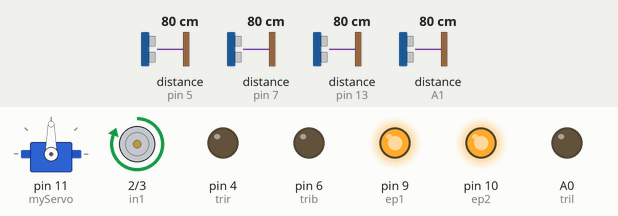
A sketch run on a simulated Arduino Uno, built with avr-gcc and run on an emulated ATmega328P. On the bench: servo, motor-driver pin pairs drawn as motors (green arrow = first pin HIGH = forward, orange = second pin HIGH = backward, longer = more drive), output pins drawn as LEDs (lit = HIGH). Wiring (inferred from the names in the program): ultrasonic range finder: trigger pin 12; echo pin 13. Inputs (shaded band) come from the test bench; at power-on: distance to the obstacle (sensors on pin 13, pin 5, pin 7, A1) 80 cm. The echo pulse lasts 58.3 µs per cm; pins used as bus, display or sensor lines are not drawn.

Above: at 1.7 s.
1.8 s: distance to the obstacle (sensor on pin 13) set to 23 cm
3.3 s: distance to the obstacle (sensor on pin 13) set to 19 cm
At 4.9 s:
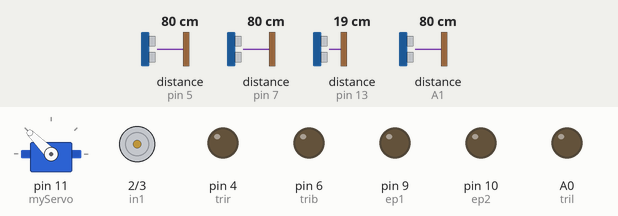
8.1 s: distance to the obstacle (sensor on pin 13) set to 35 cm
At 10.14 s:
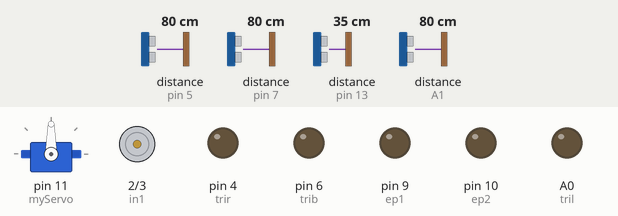
11.1 s: distance to the obstacle (sensor on pin 13) set to 2 cm
At 12.9 s:
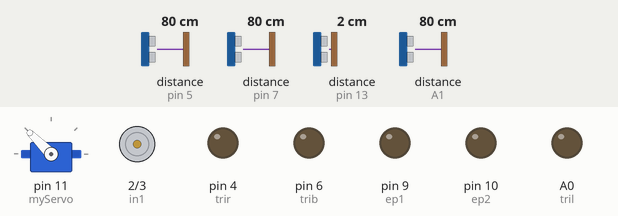
Timing chart, 0 to 13.9 s (numbered marks = the images above; inputs shaded):
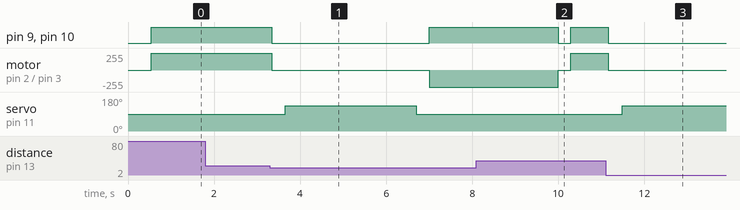

Measured:
- the behaviour switches between 21 and 20 cm on distance to the obstacle (sensor on pin 13) (found by bisection; images 0 and 1)
- after the input at 1.8 s, every drawn part: stays the same
- after the input at 3.3 s, pin 9 (ep1), pin 10 (ep2): HIGH → LOW at once, → HIGH 3.7 s later; motor on pin 2 (in1) / pin 3 (in2): forward 255/255 → stopped at once, → backward 255/255 3.7 s later; servo on pin 11 (myServo): 90° → 135° after 0.36 s, → 90° 3.0 s later
- after the input at 8.1 s, servo on pin 11 (myServo): stays 90° (without the input it goes to 135° after 2.5 s)
- after the input at 11.1 s, pin 9 (ep1), pin 10 (ep2): HIGH → LOW after 0.06 s; motor on pin 2 (in1) / pin 3 (in2): forward 255/255 → stopped after 0.06 s; servo on pin 11 (myServo): 90° → 135° after 0.38 s

The sketch:

master.ino
```cpp
#include <Servo.h>
#include <SoftwareSerial.h>

SoftwareSerial displaySerial(A2, 8);
Servo myServo;

const int ep1 = 9;
const int in1 = 2;
const int in2 = 3;
const int ep2 = 10;

const int trif = 12;
const int echof = 13;
const int trib = 6;
const int echob = 7;
const int trir = 4;
const int echor = 5;
const int tril = A0;
const int echol = A1;

const float safeFront = 20.0;
const float safeBack  = 20.0;
const float safeSide  = 25.0;

const unsigned long timeout = 30000;

void setup() {
  pinMode(ep1, OUTPUT);
  pinMode(in1, OUTPUT);
  pinMode(in2, OUTPUT);
  pinMode(ep2, OUTPUT);

  Serial.begin(9600);
  displaySerial.begin(9600);

  pinMode(trif, OUTPUT); pinMode(echof, INPUT);
  pinMode(trib, OUTPUT); pinMode(echob, INPUT);
  pinMode(trir, OUTPUT); pinMode(echor, INPUT);
  pinMode(tril, OUTPUT); pinMode(echol, INPUT);

  myServo.attach(11);
  myServo.write(90);
  delay(500);
}

float getDistance(int trigPin, int echoPin) {
  digitalWrite(trigPin, LOW);
  delayMicroseconds(2);
  digitalWrite(trigPin, HIGH);
  delayMicroseconds(10);
  digitalWrite(trigPin, LOW);

  long duration = pulseIn(echoPin, HIGH, timeout);
  delay(30);

  if (duration == 0) return 999.0;
  return (duration * 0.0343) / 2.0;
}

void loop() {
  float distFront = getDistance(trif, echof);

  if (distFront > safeFront) {
    myServo.write(90);
    forward();
    displaySerial.print('F');
  }
  else {
    stopMotors();
    delay(250);
    displaySerial.print('X');

    float distRight = getDistance(trir, echor);
    float distLeft  = getDistance(tril, echol);
    int escapeAngle = 90;

    if (distRight > safeSide) {
      escapeAngle = 135;
      displaySerial.print('R');
    }
    else if (distLeft > safeSide && distRight < safeSide) {
      escapeAngle = 45;
      displaySerial.print('L');
    }
    else {
      escapeAngle = 90;
      displaySerial.print('S');
    }

    myServo.write(escapeAngle);
    delay(3000);

    float distBack = getDistance(trib, echob);

    if (distBack > safeBack) {
      myServo.write(90);
      delay(300);

      displaySerial.print('V');
      backward();
      delay(3000);
      stopMotors();
      delay(250);

    } else {
      displaySerial.print('B');
      distRight = getDistance(trir, echor);
      distLeft  = getDistance(tril, echol);

      if (distRight > safeSide) {
        escapeAngle = 135;
      }
      else if (distLeft > safeSide && distRight < safeSide) {
        escapeAngle = 45;
      }
      else {
        escapeAngle = 90;
      }

      myServo.write(escapeAngle);
      delay(3000);

      distFront = getDistance(trif, echof);

      if (distFront > safeFront) {
        myServo.write(90);
        delay(300);
        displaySerial.print('O');
        forward();
      } else {
        displaySerial.print('T');
        stopMotors();
        myServo.write(90);
      }
    }
  }

  delay(10);
}

void forward() {
  digitalWrite(in1, HIGH);
  digitalWrite(in2, LOW);
  analogWrite(ep1, 255);
  analogWrite(ep2, 255);
}

void backward() {
  digitalWrite(in1, LOW);
  digitalWrite(in2, HIGH);
  analogWrite(ep1, 255);
  analogWrite(ep2, 255);
}

void stopMotors() {
  digitalWrite(in1, LOW);
  digitalWrite(in2, LOW);
  analogWrite(ep1, 0);
  analogWrite(ep2, 0);
}
```
